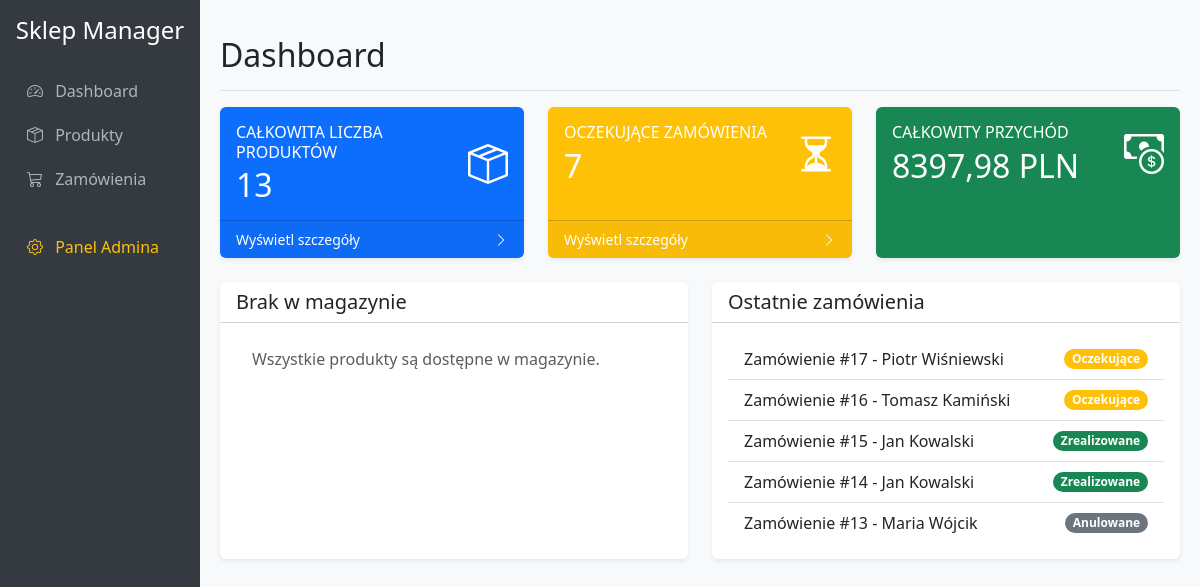
The page / on the database its author committed.
### sklep/models.py (models this page shows, shortened)
class Order(models.Model):
    STATUS_CHOICES = (
        ('Pending', 'Oczekujące'),
        ('Completed', 'Zrealizowane'),
        ('Cancelled', 'Anulowane'),
    )
    customer_name = models.CharField(max_length=200, verbose_name="Imię i nazwisko klienta")
    status = models.CharField(max_length=20, choices=STATUS_CHOICES, default='Pending', verbose_name="Status")
    created_at = models.DateTimeField(auto_now_add=True, verbose_name="Utworzono")
    total_price = models.DecimalField(max_digits=10, decimal_places=2, default=0.00, verbose_name="Całkowita kwota")
    class Meta:
        verbose_name = "Zamówienie"
        verbose_name_plural = "Zamówienia"

### sklep/views.py (the view)
# urls.py: path('', views.dashboard, name='dashboard'),
def dashboard(request):
    total_products = Product.objects.count()
    pending_orders = Order.objects.filter(status='Pending').count()
    total_revenue = Order.objects.filter(status='Completed').aggregate(total=Sum('total_price'))['total']
    out_of_stock = Product.objects.filter(stock=0)[:5]
    recent_orders = Order.objects.all().order_by('-created_at')[:5]
    context = {
        'total_products': total_products,
        'pending_orders': pending_orders,
        'total_revenue': total_revenue,
        'out_of_stock': out_of_stock,
        'recent_orders': recent_orders,
    }
    return render(request, 'sklep/dashboard.html', context)

### sklep/templates/sklep/dashboard.html
{% extends 'base.html' %}
{% block content %}
<div class="d-flex justify-content-between flex-wrap flex-md-nowrap align-items-center pt-3 pb-2 mb-3 border-bottom">
    <h1 class="h2">Dashboard</h1>
</div>
<div class="row">
    <div class="col-md-4 mb-4">
        <div class="card bg-primary text-white h-100">
            <div class="card-body">
                <div class="d-flex justify-content-between align-items-center">
                    <div>
                        <h6 class="text-uppercase mb-1">Całkowita liczba produktów</h6>
                        <h2 class="mb-0">{{ total_products }}</h2>
                    </div>
                    <div>
                        <i class="bi bi-box-seam fs-1"></i>
                    </div>
                </div>
            </div>
            <div class="card-footer d-flex align-items-center justify-content-between">
                <a class="small text-white stretched-link text-decoration-none" href="{% url 'product_list' %}">Wyświetl
                    szczegóły</a>
                <div class="small text-white"><i class="bi bi-chevron-right"></i></div>
            </div>
        </div>
    </div>
    <div class="col-md-4 mb-4">
        <div class="card bg-warning text-white h-100">
            <div class="card-body">
                <div class="d-flex justify-content-between align-items-center">
                    <div>
                        <h6 class="text-uppercase mb-1">Oczekujące zamówienia</h6>
                        <h2 class="mb-0">{{ pending_orders }}</h2>
                    </div>
                    <div>
                        <i class="bi bi-hourglass-split fs-1"></i>
                    </div>
                </div>
            </div>
            <div class="card-footer d-flex align-items-center justify-content-between">
                <a class="small text-white stretched-link text-decoration-none" href="{% url 'order_list' %}">Wyświetl
                    szczegóły</a>
                <div class="small text-white"><i class="bi bi-chevron-right"></i></div>
            </div>
        </div>
    </div>
    <div class="col-md-4 mb-4">
        <div class="card bg-success text-white h-100">
            <div class="card-body">
                <div class="d-flex justify-content-between align-items-center">
                    <div>
                        <h6 class="text-uppercase mb-1">Całkowity przychód</h6>
                        <h2 class="mb-0">{{ total_revenue|default:"0.00"|floatformat:2 }} PLN</h2>
                    </div>
                    <div>
                        <i class="bi bi-cash-coin fs-1"></i>
                    </div>
                </div>
            </div>
        </div>
    </div>
</div>
<div class="row">
    <div class="col-md-6 mb-4">
        <div class="card h-100">
            <div class="card-header bg-white">
                <h5 class="mb-0">Brak w magazynie</h5>
            </div>
            <div class="card-body">
                <ul class="list-group list-group-flush">
                    {% for item in out_of_stock %}
                    <li class="list-group-item d-flex justify-content-between align-items-center">
                        {{ item.name }}
                        <span class="badge bg-danger rounded-pill">0 szt.</span>
                    </li>
                    {% empty %}
                    <li class="list-group-item text-muted">Wszystkie produkty są dostępne w magazynie.</li>
                    {% endfor %}
                </ul>
            </div>
        </div>
    </div>
    <div class="col-md-6 mb-4">
        <div class="card h-100">
            <div class="card-header bg-white">
                <h5 class="mb-0">Ostatnie zamówienia</h5>
            </div>
            <div class="card-body">
                <ul class="list-group list-group-flush">
                    {% for order in recent_orders %}
                    <li class="list-group-item d-flex justify-content-between align-items-center">
                        Zamówienie #{{ order.id }} - {{ order.customer_name }}
                        <span
                            class="badge {% if order.status == 'Completed' %}bg-success{% elif order.status == 'Pending' %}bg-warning{% else %}bg-secondary{% endif %} rounded-pill">
                            {{ order.get_status_display }}
                        </span>
                    </li>
                    {% empty %}
                    <li class="list-group-item text-muted">Brak niedawnych zamówień.</li>
                    {% endfor %}
                </ul>
            </div>
        </div>
    </div>
</div>
{% endblock %}

### templates/base.html (style rules this page uses)
body { background-color: #f8f9fa; }
.card { border: none; box-shadow: 0 0.125rem 0.25rem rgba(0, 0, 0, 0.075); }

### rows shown on the page
Order: id "17", customer_name "Piotr Wiśniewski", status "Oczekujące"
Order: id "16", customer_name "Tomasz Kamiński", status "Oczekujące"
Order: id "15", customer_name "Jan Kowalski", status "Zrealizowane"
Order: id "14", customer_name "Jan Kowalski", status "Zrealizowane"
Order: id "13", customer_name "Maria Wójcik", status "Anulowane"

### other values the page prints
{{ total_products }} "13"
{{ pending_orders }} "7"
{{ total_revenue|default:"0.00"|floatformat:2 }} "8397,98"
